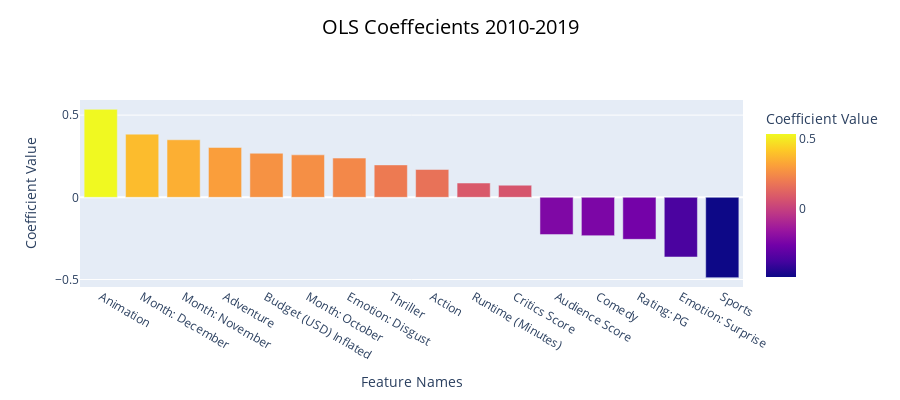

Notebook code for this chart:
### Code cell
plot_feature_coefficients(feature_stats_post_2010, "OLS Coeffecients 2010-2019", "../_includes/OLS_features_post_2010.html")

### Figure 1 — Plotly figure (JSON) as saved in the notebook; plotly's stock layout.template omitted (floating-point values rounded to 4 significant figures)
{"data": [{"alignmentgroup": "True", "customdata": [[0.1484, 3.607, 0.0003206], [0.1187, 3.239, 0.001229], [0.1152, 3.038, 0.002424], [0.0759, 3.997, 6.743e-05], [0.03547, 7.558, 7.347e-14], [0.1097, 2.356, 0.01861], [0.105, 2.272, 0.02322], [0.06738, 2.925, 0.003499], [0.07049, 2.404, 0.01635], [0.03372, 2.578, 0.01003], [0.03513, 2.1, 0.03587], [0.03635, -6.239, 5.796e-10], [0.06144, -3.794, 0.0001544], [0.1146, -2.23, 0.02591], [0.1511, -2.401, 0.01649], [0.1571, -3.11, 0.001908]], "hovertemplate": "Feature Names=%{x}<br>Coefficient Value=%{marker.color}<br>Std_Error=%{customdata[0]}<br>t_value=%{customdata[1]}<br>p_value=%{customdata[2]}<extra></extra>", "legendgroup": "", "marker": {"color": [0.5351, 0.3843, 0.3501, 0.3034, 0.2681, 0.2584, 0.2387, 0.1971, 0.1695, 0.08695, 0.07378, -0.2268, -0.2331, -0.2555, -0.3629, -0.4885], "coloraxis": "coloraxis", "pattern": {"shape": ""}}, "name": "", "offsetgroup": "", "orientation": "v", "showlegend": false, "textposition": "auto", "type": "bar", "x": ["Animation", "Month: December", "Month: November", "Adventure", "Budget (USD) Inflated", "Month: October", "Emotion: Disgust", "Thriller", "Action", "Runtime (Minutes)", "Critics Score", "Audience Score", "Comedy", "Rating: PG", "Emotion: Surprise", "Sports"], "xaxis": "x", "y": [0.5351, 0.3843, 0.3501, 0.3034, 0.2681, 0.2584, 0.2387, 0.1971, 0.1695, 0.08695, 0.07378, -0.2268, -0.2331, -0.2555, -0.3629, -0.4885], "yaxis": "y"}], "layout": {"barmode": "relative", "coloraxis": {"colorbar": {"title": {"text": "Coefficient Value"}}, "colorscale": [[0, "#0d0887"], [0.1111, "#46039f"], [0.2222, "#7201a8"], [0.3333, "#9c179e"], [0.4444, "#bd3786"], [0.5556, "#d8576b"], [0.6667, "#ed7953"], [0.7778, "#fb9f3a"], [0.8889, "#fdca26"], [1, "#f0f921"]]}, "height": 400, "legend": {"tracegroupgap": 0}, "title": {"font": {"color": "black", "size": 20}, "text": "OLS Coeffecients 2010-2019", "x": 0.5, "xanchor": "center", "y": 0.95, "yanchor": "top"}, "xaxis": {"anchor": "y", "domain": [0, 1], "title": {"text": "Feature Names"}}, "yaxis": {"anchor": "x", "domain": [0, 1], "title": {"text": "Coefficient Value"}}}}
